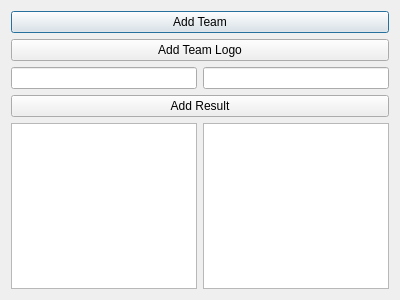
<?xml version="1.0" encoding="UTF-8"?>
<ui version="4.0">
 <class>TeamList</class>
 <widget class="QDialog" name="TeamList">
  <property name="geometry">
   <rect>
    <x>0</x>
    <y>0</y>
    <width>400</width>
    <height>300</height>
   </rect>
  </property>
  <property name="windowTitle">
   <string>Dialog</string>
  </property>
  <layout class="QHBoxLayout" name="horizontalLayout_2">
   <item>
    <layout class="QVBoxLayout" name="verticalLayout_2">
     <item>
      <layout class="QVBoxLayout" name="verticalLayout_3">
       <item>
        <widget class="QPushButton" name="pushButtonAddTeam">
         <property name="text">
          <string>Add Team</string>
         </property>
        </widget>
       </item>
       <item>
        <widget class="QPushButton" name="pushButtonAddTeamLogo">
         <property name="text">
          <string>Add Team Logo</string>
         </property>
        </widget>
       </item>
       <item>
        <layout class="QHBoxLayout" name="horizontalLayout_3">
         <item>
          <widget class="QLineEdit" name="lineEdit_2"/>
         </item>
         <item>
          <widget class="QLineEdit" name="lineEdit"/>
         </item>
        </layout>
       </item>
       <item>
        <widget class="QPushButton" name="pushButton_2">
         <property name="text">
          <string>Add Result</string>
         </property>
        </widget>
       </item>
       <item>
        <layout class="QHBoxLayout" name="horizontalLayout">
         <item>
          <widget class="QListWidget" name="listWidgetTeam1"/>
         </item>
         <item>
          <widget class="QListWidget" name="listWidgetTeam2"/>
         </item>
        </layout>
       </item>
      </layout>
     </item>
    </layout>
   </item>
  </layout>
 </widget>
 <resources/>
 <connections/>
</ui>
